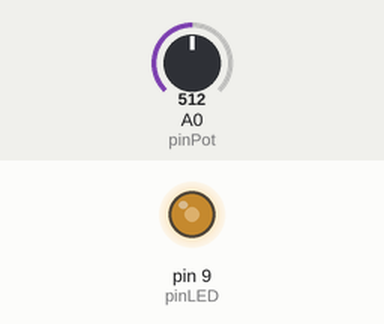
Recording of a sketch running on a simulated Arduino Uno, built with avr-gcc and run on an emulated ATmega328P. On the bench: output pins drawn as LEDs (lit = HIGH). The test bench sets the inputs (shaded band); at power-on: A0 (pinPot) = 512.

Above: at 1.2 s.
1.3 s: A0 (pinPot) set to 716
At 2.0 s:
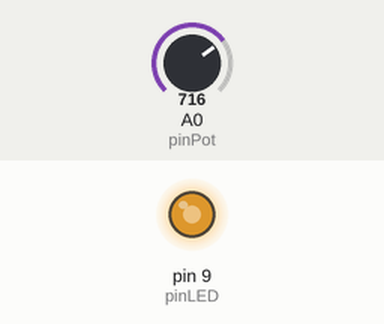
2.8 s: A0 (pinPot) set to 900
At 3.2 s:
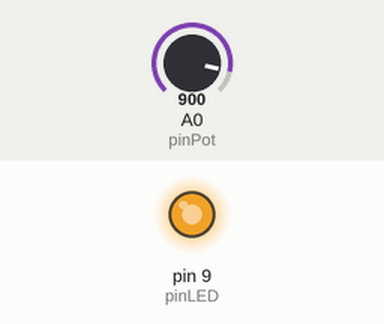
4.3 s: A0 (pinPot) set to 122
At 5.5 s:
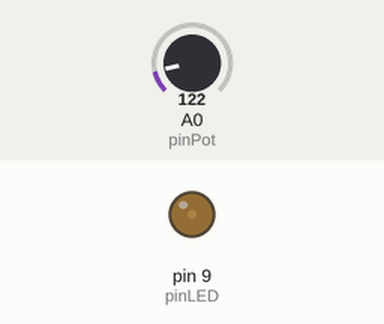
5.8 s: A0 (pinPot) set to 0
At 6.7 s:
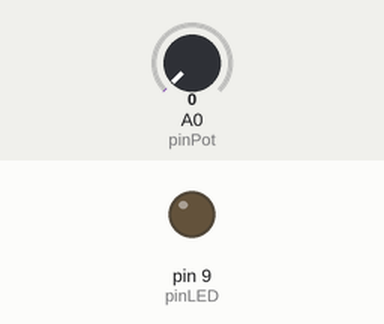
7.3 s: A0 (pinPot) set to 511
At 7.8 s:
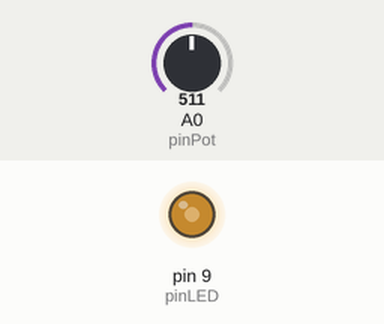
Timing chart, 0 to 9.8 s (numbered marks = the images above; inputs shaded):
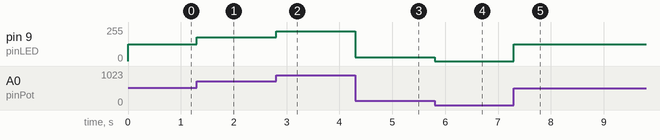

Measured:
- after the input at 1.3 s, pin 9 (pinLED): 127/255 → 178/255 at once
- after the input at 2.8 s, pin 9 (pinLED): 178/255 → 224/255 at once
- after the input at 4.3 s, pin 9 (pinLED): 224/255 → 30/255 at once
- after the input at 5.8 s, pin 9 (pinLED): 30/255 → 0/255 at once
- after the input at 7.3 s, pin 9 (pinLED): 0/255 → 127/255 at once

The sketch:

7._Input_Potensiometer_dengan_Output_Lampu.ino
```cpp
const int pinPot = A0;
const int pinLED = 9; // Harus menggunakan pin PWM (simbol ~)

void setup() {
  pinMode(pinLED, OUTPUT);
}

void loop() {
  int nilaiPot = analogRead(pinPot);

  // Konversi nilai analog (0-1023) ke nilai PWM (0-255)
  int kecerahan = map(nilaiPot, 0, 1023, 0, 255);

  analogWrite(pinLED, kecerahan); // Mengatur terang-redup LED
}
```
